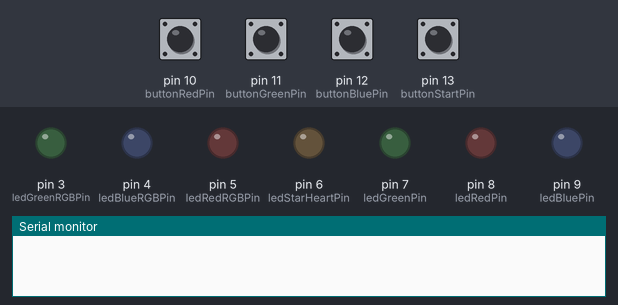
Simulated run of this sketch. Board: Arduino Uno, built with avr-gcc and run on an emulated ATmega328P. On the bench: output pins drawn as LEDs (lit = HIGH), the last lines printed to the serial monitor. Dashed ring = blinking. Inputs (shaded band) come from the test bench; at power-on: pin 10 (buttonRedPin), pin 11 (buttonGreenPin), pin 12 (buttonBluePin), pin 13 (buttonStartPin) HIGH. Random numbers use the default seed unless the sketch sets one.

Above: at 1.2 s.
1.3 s: pin 13 (buttonStartPin) pulled LOW for 0.15 s
At 1.7 s:
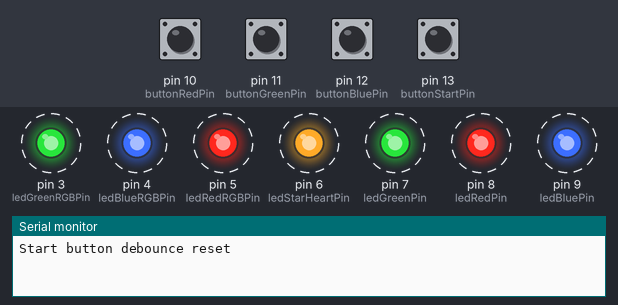
4.4 s: pin 10 (buttonRedPin) pulled LOW for 0.15 s
At 4.9 s:
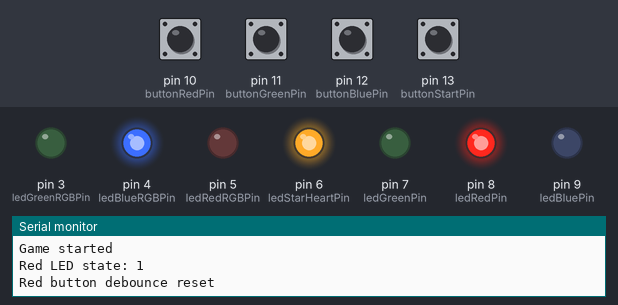
6.0 s: pin 11 (buttonGreenPin) pulled LOW for 0.15 s
At 7.3 s:
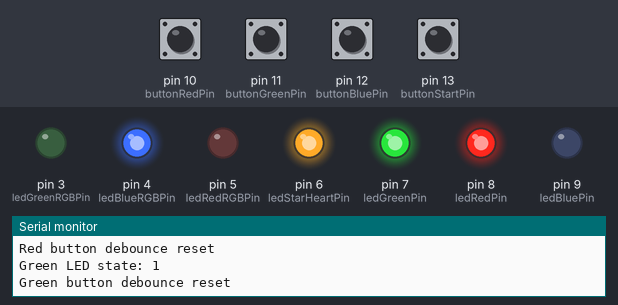
9.1 s: pin 12 (buttonBluePin) pulled LOW for 0.15 s
12.1 s: pin 13 (buttonStartPin) pulled LOW for 1 s
At 15.7 s:
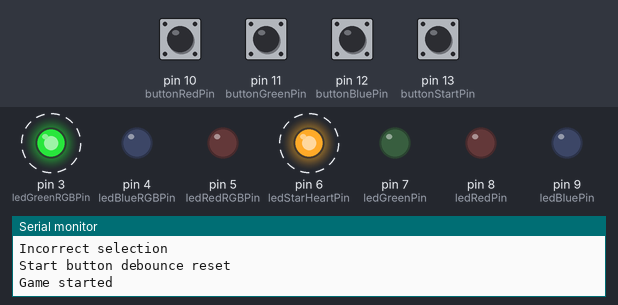
16.1 s: pin 10 (buttonRedPin) pulsed LOW 5 times (0.12 s each, 0.3 s apart)
At 17.15 s:
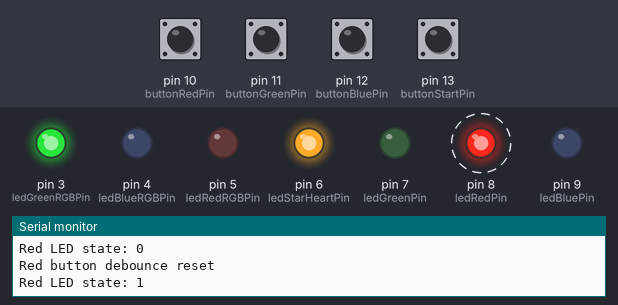
Timing chart, 0 to 19.1 s (numbered marks = the images above; inputs shaded):
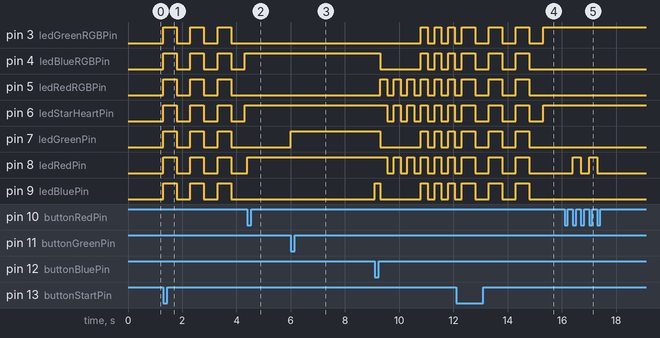

The sketch:

DueloElemental.ino
```cpp
#include <TimerOne.h> // Librería para manejar Timer1

// Definición de pines de los botones
const int buttonStartPin = 13;
const int buttonBluePin = 12;
const int buttonGreenPin = 11;
const int buttonRedPin = 10;

// Definición de pines de los LEDs RGB
const int ledRedRGBPin = 5;
const int ledGreenRGBPin = 3;
const int ledBlueRGBPin = 4;

// Definición de pines de los LEDs unicolor
const int ledBluePin = 9;
const int ledRedPin = 8;
const int ledGreenPin = 7;
const int ledStarHeartPin = 6; // LED del corazón

// Variables de debounce para los botones
volatile bool debounceRed = false;
volatile bool debounceGreen = false;
volatile bool debounceBlue = false;
volatile bool debounceStart = false;

// Estados de los botones
bool buttonStates[3] = {false, false, false}; // [red, green, blue]
bool playing = false; // Indica si el juego está en progreso
bool gameStarted = false; // Indica si el juego ha comenzado
bool gameLost = false; // Indica si el juego se ha perdido

int currentColor; // Almacena el color actual mostrado por los LEDs RGB
int roundsWon = 0; // Contador de rondas ganadas
const int totalRounds = 2; // Total de rondas a jugar

// Temporizador para cada ronda
unsigned long roundStartTime; // Tiempo de inicio de la ronda
const unsigned long roundDuration = 5000; // Duración de la ronda en milisegundos (5 segundos)

void setup() {
  Serial.begin(9600);  // Inicializa la consola serie

  // Configuración de pines de entrada para los botones
  pinMode(buttonStartPin, INPUT_PULLUP);
  pinMode(buttonBluePin, INPUT_PULLUP);
  pinMode(buttonGreenPin, INPUT_PULLUP);
  pinMode(buttonRedPin, INPUT_PULLUP);

  // Configuración de pines de salida para los LEDs RGB
  pinMode(ledRedRGBPin, OUTPUT);
  pinMode(ledGreenRGBPin, OUTPUT);
  pinMode(ledBlueRGBPin, OUTPUT);

  // Configuración de pines de salida para los LEDs unicolor
  pinMode(ledBluePin, OUTPUT);
  pinMode(ledRedPin, OUTPUT);
  pinMode(ledGreenPin, OUTPUT);
  pinMode(ledStarHeartPin, OUTPUT);

  // Inicializar todos los LEDs en apagado
  digitalWrite(ledRedRGBPin, LOW);
  digitalWrite(ledGreenRGBPin, LOW);
  digitalWrite(ledBlueRGBPin, LOW);

  digitalWrite(ledBluePin, LOW);
  digitalWrite(ledRedPin, LOW);
  digitalWrite(ledGreenPin, LOW);
  digitalWrite(ledStarHeartPin, LOW);

  // Configurar el temporizador para llamar a la función handleDebounce cada 10 ms
  Timer1.initialize(10000); // 10 ms
  Timer1.attachInterrupt(handleDebounce);

  // Inicializar el generador de números aleatorios
  randomSeed(analogRead(0));
}

// Función para establecer el color de los LEDs RGB
void setRGBColor(int red, int green, int blue) {
  digitalWrite(ledRedRGBPin, red);
  digitalWrite(ledGreenRGBPin, green);
  digitalWrite(ledBlueRGBPin, blue);
}

// Función para establecer el estado de los LEDs unicolor
void setUnicolorLEDs(int red, int green, int blue) {
  digitalWrite(ledRedPin, red);
  digitalWrite(ledGreenPin, green);
  digitalWrite(ledBluePin, blue);
}

// Función para establecer el estado del LED del corazón
void setHeartLED(int state) {
  digitalWrite(ledStarHeartPin, state);
}

// Función para hacer parpadear los LEDs RGB y unicolor junto con el LED del corazón
void blinkRGB(int red, int green, int blue, int times, int duration) {
  for (int i = 0; i < times; i++) {
    setRGBColor(red, green, blue);
    setUnicolorLEDs(red, green, blue);
    setHeartLED(HIGH);
    delay(duration);
    setRGBColor(LOW, LOW, LOW);
    setUnicolorLEDs(LOW, LOW, LOW);
    setHeartLED(LOW);
    delay(duration);
  }
}

// Función para seleccionar y mostrar un color aleatorio en los LEDs RGB
void randomColor() {
  currentColor = random(1, 7); // Colores del 1 al 6
  switch (currentColor) {
    case 1: setRGBColor(HIGH, LOW, LOW); break; // Rojo
    case 2: setRGBColor(LOW, HIGH, LOW); break; // Verde
    case 3: setRGBColor(LOW, LOW, HIGH); break; // Azul
    case 4: setRGBColor(HIGH, HIGH, LOW); break; // Amarillo
    case 5: setRGBColor(HIGH, LOW, HIGH); break; // Magenta
    case 6: setRGBColor(HIGH, HIGH, HIGH); break; // Blanco
  }
}

// Función para celebrar una victoria
void celebrateWin() {
  for (int i = 0; i < 3; i++) {
    setRGBColor(HIGH, LOW, LOW); // Rojo
    setUnicolorLEDs(HIGH, LOW, LOW); // Rojo
    setHeartLED(HIGH);
    delay(250);
    setRGBColor(LOW, HIGH, LOW); // Verde
    setUnicolorLEDs(LOW, HIGH, LOW); // Verde
    setHeartLED(LOW);
    delay(250);
    setRGBColor(LOW, LOW, HIGH); // Azul
    setUnicolorLEDs(LOW, LOW, HIGH); // Azul
    setHeartLED(HIGH);
    delay(250);
  }
  setRGBColor(LOW, LOW, LOW); // Apagar
  setUnicolorLEDs(LOW, LOW, LOW); // Apagar
  setHeartLED(LOW); // Apagar corazón
}

// Función para celebrar una derrota
void celebrateLoss() {
  for (int i = 0; i < 3; i++) {
    setRGBColor(HIGH, HIGH, HIGH); // Blanco (rojo, verde y azul encendidos a la vez)
    setUnicolorLEDs(HIGH, HIGH, HIGH); // Blanco (rojo, verde y azul encendidos a la vez)
    setHeartLED(HIGH);
    delay(250);
    setRGBColor(LOW, LOW, LOW); // Apagar
    setUnicolorLEDs(LOW, LOW, LOW); // Apagar
    setHeartLED(LOW);
    delay(250);
  }
  setHeartLED(LOW); // Asegurarse de que el corazón esté apagado
}

// Función para verificar si la selección es correcta
bool isCorrectSelection() {
  switch (currentColor) {
    case 1: return digitalRead(buttonBluePin) == LOW; // Azul apaga Rojo
    case 2: return digitalRead(buttonRedPin) == LOW; // Rojo apaga Verde
    case 3: return digitalRead(buttonGreenPin) == LOW; // Verde apaga Azul
    case 4: return digitalRead(buttonGreenPin) == LOW; // Verde apaga Amarillo
    case 5: return digitalRead(buttonRedPin) == LOW; // Rojo apaga Magenta
    case 6: return digitalRead(buttonBluePin) == LOW; // Azul apaga Blanco
    default: return false;
  }
}

// Función para finalizar la ronda
void endRound(bool success) {
  setRGBColor(LOW, LOW, LOW); // Apagar LED RGB inmediatamente
  setUnicolorLEDs(LOW, LOW, LOW); // Apagar LEDs unicolor inmediatamente
  if (success) {
    blinkRGB(LOW, HIGH, LOW, 3, 250); // Parpadea en verde 3 veces
    roundsWon++;
    if (roundsWon >= totalRounds) {
      celebrateWin();
      playing = false;
      setHeartLED(LOW); // Apagar el corazón después de la celebración
    } else {
      randomColor(); // Continuar con la siguiente ronda
      roundStartTime = millis(); // Reiniciar el temporizador para la nueva ronda
    }
    Serial.println("Correct selection");
  } else {
    blinkRGB(HIGH, LOW, LOW, 3, 250); // Parpadea en rojo 3 veces
    setHeartLED(LOW); // Apagar el corazón si la selección es incorrecta
    celebrateLoss();
    playing = false;
    gameLost = true;
    Serial.println("Incorrect selection");
  }
}

// Función para iniciar el juego
void startGame() {
  playing = true;
  gameLost = false; // Resetear el indicador de pérdida al iniciar un nuevo juego
  roundsWon = 0; // Resetear el contador de rondas ganadas al iniciar un nuevo juego
  // Apagar todos los LEDs unicolor antes de comenzar el juego
  setUnicolorLEDs(LOW, LOW, LOW);
  blinkRGB(HIGH, HIGH, HIGH, 3, 500); // Parpadea en blanco 3 veces
  setRGBColor(LOW, LOW, LOW); // Asegurarse de que los LEDs RGB estén apagados después del parpadeo
  randomColor(); // Selecciona y muestra un color aleatorio
  setHeartLED(HIGH); // Enciende el corazón al iniciar el juego
  roundStartTime = millis(); // Inicializa el temporizador para la primera ronda
  Serial.println("Game started");
}

// Función para verificar el estado del botón rojo
void checkButtonRed() {
  if (!debounceRed && digitalRead(buttonRedPin) == LOW) {
    debounceRed = true;
    buttonStates[0] = !buttonStates[0];
    digitalWrite(ledRedPin, buttonStates[0]);
    Serial.print("Red LED state: ");
    Serial.println(buttonStates[0]);
  }
}

// Función para verificar el estado del botón verde
void checkButtonGreen() {
  if (!debounceGreen && digitalRead(buttonGreenPin) == LOW) {
    debounceGreen = true;
    buttonStates[1] = !buttonStates[1];
    digitalWrite(ledGreenPin, buttonStates[1]);
    Serial.print("Green LED state: ");
    Serial.println(buttonStates[1]);
  }
}

// Función para verificar el estado del botón azul
void checkButtonBlue() {
  if (!debounceBlue && digitalRead(buttonBluePin) == LOW) {
    debounceBlue = true;
    buttonStates[2] = !buttonStates[2];
    digitalWrite(ledBluePin, buttonStates[2]);
    Serial.print("Blue LED state: ");
    Serial.println(buttonStates[2]);
  }
}

// Función para verificar el estado del botón de inicio
void checkButtonStart() {
  if (!debounceStart && digitalRead(buttonStartPin) == LOW) {
    debounceStart = true;
    if (!playing) {
      if (gameLost) { // Si el juego se ha perdido, reiniciar el juego
        setHeartLED(LOW); // Asegurarse de que el corazón esté apagado antes de reiniciar
      }
      startGame();
    } else {
      bool isCorrect = isCorrectSelection();
      endRound(isCorrect);
    }
  }
}

// Función para manejar el debounce de los botones
void handleDebounce() {
  static unsigned long lastDebounceRed = 0;
  static unsigned long lastDebounceGreen = 0;
  static unsigned long lastDebounceBlue = 0;
  static unsigned long lastDebounceStart = 0;

  if (debounceRed) {
    if (millis() - lastDebounceRed > 50) { // 50 ms debounce time
      if (digitalRead(buttonRedPin) == HIGH) {
        debounceRed = false;
        Serial.println("Red button debounce reset");
      }
      lastDebounceRed = millis();
    }
  }

  if (debounceGreen) {
    if (millis() - lastDebounceGreen > 50) { // 50 ms debounce time
      if (digitalRead(buttonGreenPin) == HIGH) {
        debounceGreen = false;
        Serial.println("Green button debounce reset");
      }
      lastDebounceGreen = millis();
    }
  }

  if (debounceBlue) {
    if (millis() - lastDebounceBlue > 50) { // 50 ms debounce time
      if (digitalRead(buttonBluePin) == HIGH) {
        debounceBlue = false;
        Serial.println("Blue button debounce reset");
      }
      lastDebounceBlue = millis();
    }
  }

  if (debounceStart) {
    if (millis() - lastDebounceStart > 50) { // 50 ms debounce time
      if (digitalRead(buttonStartPin) == HIGH) {
        debounceStart = false;
        Serial.println("Start button debounce reset");
      }
      lastDebounceStart = millis();
    }
  }
}

void loop() {
  if (!playing) {
    if (digitalRead(buttonStartPin) == LOW) {
      checkButtonStart();
    }
  } else {
    checkButtonRed();
    checkButtonGreen();
    checkButtonBlue();
    if (digitalRead(buttonStartPin) == LOW) {
      checkButtonStart();
    }

    // Verificar si ha pasado el tiempo de la ronda
    if (millis() - roundStartTime > roundDuration) {
      endRound(false); // Si ha pasado el tiempo y no se ha seleccionado una respuesta correcta, se pierde la ronda
    }
  }
}
```

Measured:
- after the input at 1.3 s, pin 3 (ledGreenRGBPin), pin 4 (ledBlueRGBPin), pin 5 (ledRedRGBPin), pin 6 (ledStarHeartPin), pin 7 (ledGreenPin), pin 8 (ledRedPin), pin 9 (ledBluePin): alternates HIGH for 0.50 s and LOW for 0.50 s, starting at once
- after the input at 4.4 s, pin 8 (ledRedPin): LOW → HIGH at once
- after the input at 6.0 s, pin 7 (ledGreenPin): LOW → HIGH at once
- after the input at 12.1 s, pin 3 (ledGreenRGBPin), pin 6 (ledStarHeartPin): alternates HIGH for 0.50 s and LOW for 0.50 s, starting after 0.20 s; pin 4 (ledBlueRGBPin), pin 5 (ledRedRGBPin), pin 7 (ledGreenPin), pin 8 (ledRedPin), pin 9 (ledBluePin): alternates HIGH for 0.50 s and LOW for 0.50 s, 6 changes in all, then stays LOW, starting after 0.20 s
- after the input at 16.1 s, pin 8 (ledRedPin): alternates HIGH for 0.30 s and LOW for 0.30 s, 4 changes in all, then stays LOW, starting after 0.30 s
